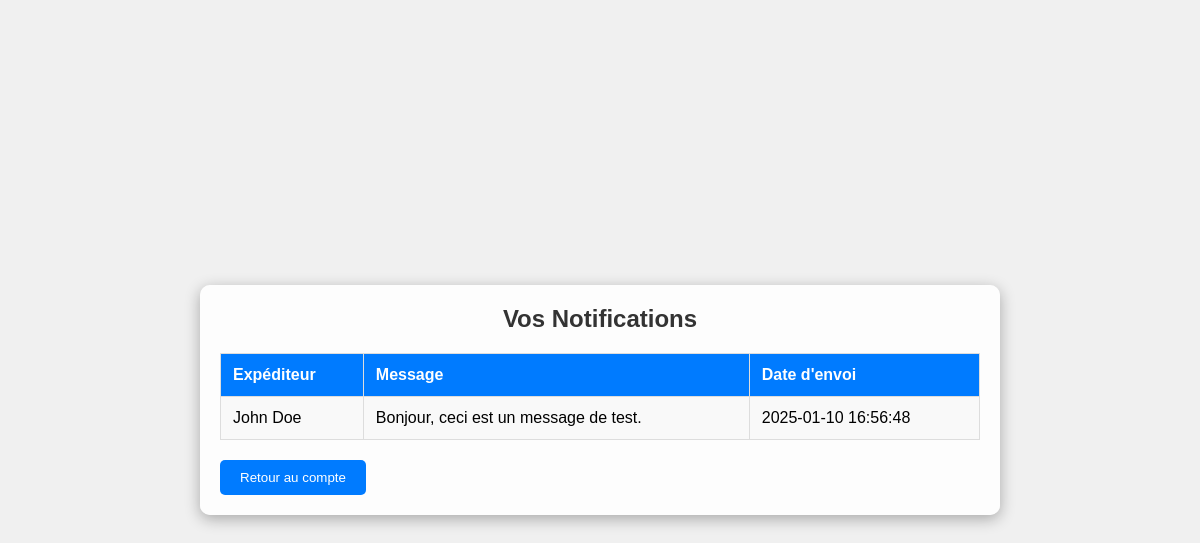
/Public/notification.php (signed in), run on the app's committed database.
### tables this page shows
CREATE TABLE `message` (
  `id` int(11) NOT NULL,
  `cin` varchar(20) NOT NULL,
  `envoyeur` varchar(100) NOT NULL,
  `message` text NOT NULL,
  `date_envoi` datetime DEFAULT current_timestamp()
);

### Public/notification.php (the view, shortened to what this page needs)
<?php
$host = 'localhost';
$dbname = 'cpg';
$username = 'root';
$password = '';
$conn = new mysqli($host, $username, $password, $dbname);
$cin = $_SESSION['cin'];
$sql = "SELECT * FROM message WHERE cin = ?";
$stmt = $conn->prepare($sql);
$stmt->bind_param('s', $cin);
$stmt->execute();
$result = $stmt->get_result();
?>
<!DOCTYPE html>
<html lang="fr">
<head>
</head>
<body>
    <div class="container">
        <h1>Vos Notifications</h1>
        <?php if ($result->num_rows > 0) : ?>
            <table>
                <thead>
                    <tr>
                        <th>Expéditeur</th>
                        <th>Message</th>
                        <th>Date d'envoi</th>
                    </tr>
                </thead>
                <tbody>
                    <?php while ($row = $result->fetch_assoc()) : ?>
                        <tr>
                            <td><?php echo htmlspecialchars($row['envoyeur']); ?></td>
                            <td><?php echo htmlspecialchars($row['message']); ?></td>
                            <td><?php echo htmlspecialchars($row['date_envoi']); ?></td>
                        </tr>
                    <?php endwhile; ?>
                </tbody>
            </table>
        <?php else : ?>
            <p class="no-messages">Aucun message trouvé.</p>
        <?php endif; ?>
        <button class="back-button" onclick="window.location.href='compte.php'">Retour au compte</button>
    </div>
</body>
</html>

### Public/notification.php (style rules this page uses)
* { margin: 0; padding: 0; box-sizing: border-box; }
body { font-family: 'Arial', sans-serif; background-color: #f0f0f0; display: flex; justify-content: center; align-items: center; min-height: 100vh; background-image: url('bg.jpeg'); background-size: cover; background-position: center; }
.container { background-color: rgba(255, 255, 255, 0.9); padding: 20px; border-radius: 10px; box-shadow: 0 4px 15px rgba(0, 0, 0, 0.3); width: 90%; max-width: 800px; animation: fadeIn 1s ease-in-out; }
h1 { text-align: center; margin-bottom: 20px; color: #333; font-size: 24px; animation: slideInDown 1s ease-in-out; }
table { width: 100%; border-collapse: collapse; margin-top: 20px; animation: slideInUp 1s ease-in-out; }
table th, table td { padding: 12px; border: 1px solid #ddd; text-align: left; transition: background-color 0.3s ease, transform 0.3s ease; }
table th { background-color: #007bff; color: #fff; font-weight: bold; }
table td { background-color: #f9f9f9; }
.back-button { display: inline-block; margin-top: 20px; padding: 10px 20px; background-color: #007bff; color: #fff; border: none; border-radius: 5px; cursor: pointer; transition: background-color 0.3s ease; }

### data on the page
message: envoyeur "John Doe", message "Bonjour, ceci est un message de test.", date_envoi "2025-01-10 16:56:48"
